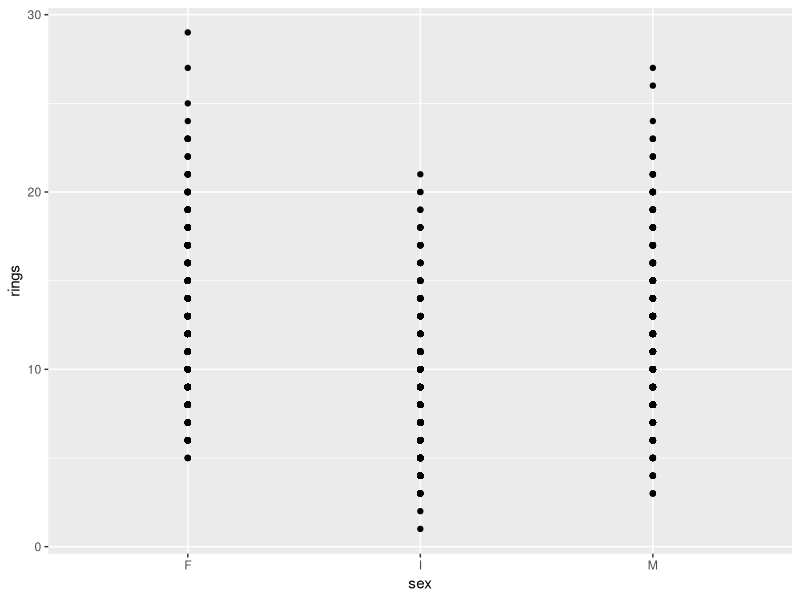
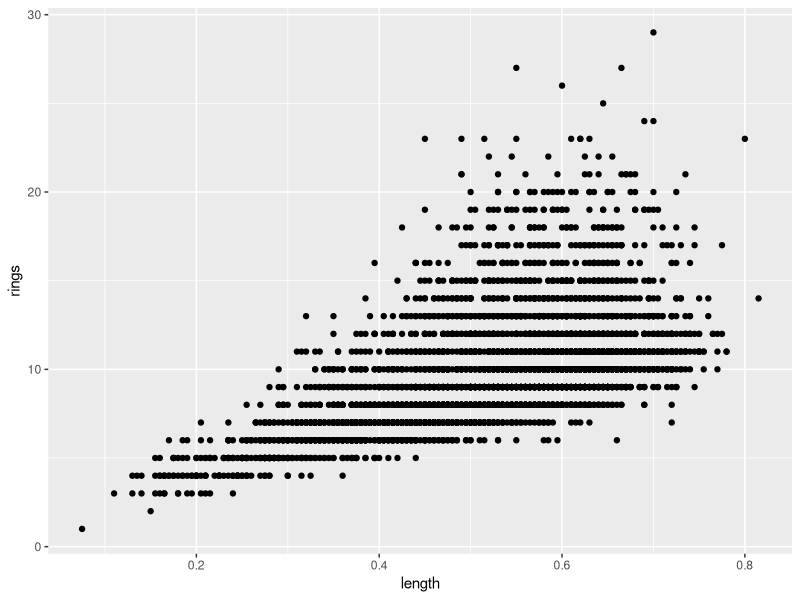
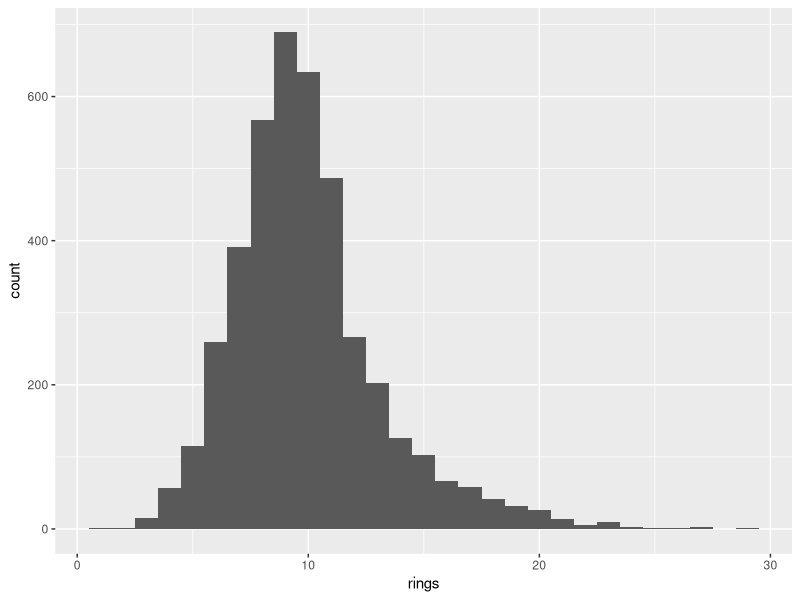
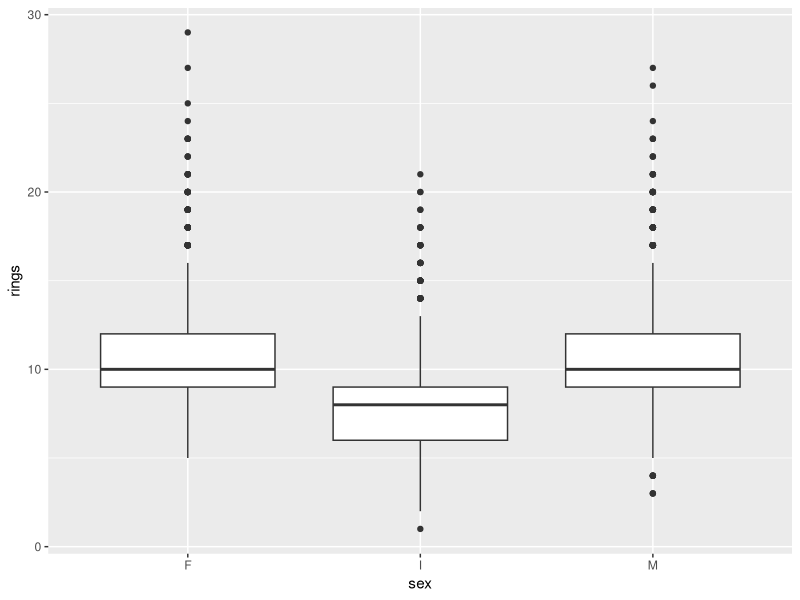

Reproduce these figures in R, in order.
abalone <- read.csv("abalone_weka_dataset.csv")
library(dplyr)
library(ggplot2)

ggplot(abalone, aes(x=sex, y=rings)) + geom_point()
ggplot(abalone, aes(x=length, y=rings)) + geom_point()

ggplot(abalone) + geom_histogram(aes(x=rings), bins=max(abalone$rings))

ggplot(abalone, aes(x=sex, y=rings)) + geom_boxplot()
